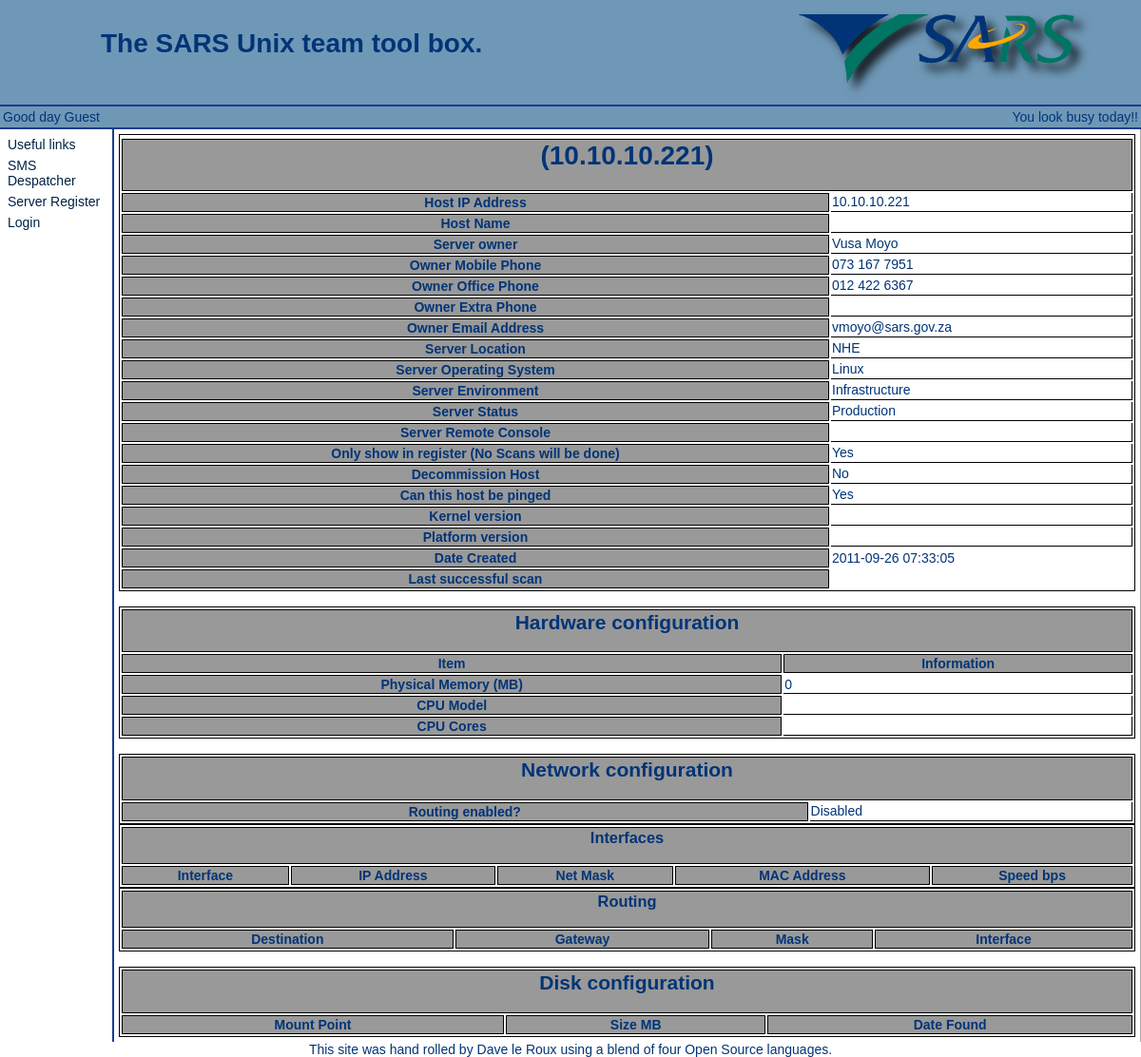
Screenshot of /index.php?option=edithost&hostid=294 with the database file from the repository.
### tables this page shows
CREATE TABLE `hosts` (
  `id` int(11) NOT NULL auto_increment,
  `IPAddress` varchar(15) default NULL,
  `HostName` varchar(25) default NULL,
  `SysOwner` int(11) default NULL,
  `SysLocation` int(11) default NULL,
  `OS` int(11) default NULL,
  `SysEnvironment` int(11) default NULL,
  `SysServices` varchar(40) default NULL,
  `SysBarcode` varchar(40) default NULL,
  `SysSNMP` varchar(40) default 'public',
  `SysRemConsole` varchar(40) default NULL,
  `SysNotes` blob,
  `SysVersion` varchar(100) default NULL,
  `Manufacturer` varchar(40) default NULL,
  `Model` varchar(30) default NULL,
  `SerialNumber` varchar(50) default NULL,
  `ChassisType` varchar(30) default NULL,
  `AssetTag` varchar(40) default NULL,
  `Height` varchar(40) default NULL,
  `BIOS` varchar(40) default NULL,
  `CPUModel` varchar(40) default NULL,
  `CPUPhys` varchar(40) default NULL,
  `CPUCores` varchar(40) default NULL,
  `Memory` varchar(40) default NULL,
  `DateCreated` datetime default NULL,
  `scan` varchar(10) default NULL,
  `Platform` varchar(20) default NULL,
  `DateScanned` datetime default NULL,
  `Router` tinyint(1) default '2',
  `Status` int(11) default NULL,
  `Decomm` tinyint(1) default '0',
  `Register` tinyint(1) default '0',
  `SNMPPort` int(5) default '161',
  `ping` tinyint(1) default '1',
  PRIMARY KEY  (`id`),
  UNIQUE KEY `id` (`id`)
);

CREATE TABLE `contacts` (
  `id` int(11) NOT NULL auto_increment,
  `FullName` varchar(60) default NULL,
  `OfficePhone` varchar(25) default NULL,
  `MobilePhone` varchar(25) default NULL,
  `ExtraPhone` varchar(25) default NULL,
  `Email` varchar(30) default NULL,
  `Department` varchar(30) default NULL,
  `Notes` blob,
  `DateCreated` datetime default NULL,
  PRIMARY KEY  (`id`),
  UNIQUE KEY `id` (`id`)
);

CREATE TABLE `locations` (
  `id` int(11) NOT NULL auto_increment,
  `LocName` varchar(30) default NULL,
  `Address1` varchar(40) default NULL,
  `Address2` varchar(40) default NULL,
  `Address3` varchar(40) default NULL,
  PRIMARY KEY  (`id`),
  UNIQUE KEY `id` (`id`)
);

CREATE TABLE `oses` (
  `id` int(11) NOT NULL auto_increment,
  `OSName` varchar(60) default 'Linux',
  PRIMARY KEY  (`id`),
  UNIQUE KEY `id` (`id`)
);

CREATE TABLE `environments` (
  `id` int(11) NOT NULL auto_increment,
  `EnvName` varchar(15) default NULL,
  `EnvDesc` blob,
  PRIMARY KEY  (`id`),
  UNIQUE KEY `id` (`id`)
);

CREATE TABLE `status` (
  `id` int(11) NOT NULL auto_increment,
  `FullName` varchar(60) default NULL,
  PRIMARY KEY  (`id`),
  UNIQUE KEY `id` (`id`)
);

### hosts.php (the view, shortened to what this page needs)
<?php
class hosts
{
	function EditHost( $HostID ) {
		if ( $HostID == 0 ) {
			$IPAddress = "";
			$ContactName = "";
			$LocID = 0;
			$OS = 0;
			$Environment = "";
			$Status = "";
			$RemCons = "";
			$SNMP = "public";
			$SNMPPort = 161;
			$Decomm = 0;
			$Register = 0;
			$Ping = 1;
			$DateCreated = date("Y-m-d H:i:s");
			echo "<center>\n<p>I hope the server you are adding is currently up, and SNMP is enabled, or I will have to become aggressive when the server checks happen.</p>\n<p> \"Gentlemen, failure is not an option!\"</p>\n<p>A little magic you may wish to know. I do not like duplicates. You give me something I already know, I will quietly just throw it away. Because I am polite.</p></center>\n";
		} else {
			$HostList = mysql_query( "select IPAddress,HostName,contacts.FullName,SysLocation,OS,SysEnvironment,status.FullName,SysRemConsole,SysSNMP,hosts.DateCreated,contacts.MobilePhone,contacts.OfficePhone,contacts.ExtraPhone,contacts.Email,locations.LocName,environments.EnvName,oses.OSName,Platform,SysVersion,DateScanned,Memory,Router,Decomm,Register,SNMPPort,CPUCores,CPUModel,ping from hosts,contacts,locations,environments,status,oses where hosts.id = $HostID and SysOwner=contacts.id and SysLocation=locations.id and SysEnvironment=environments.id and status=status.id and OS=oses.id" ) or die( mysql_error() );
			$HostRec = mysql_fetch_row( $HostList );
			$IPAddress = $HostRec[0];
			$HostName = $HostRec[1];
			$ContactName = $HostRec[2];
			$Status = $HostRec[6];
			$RemCons = $HostRec[7];
			$DateCreated = $HostRec[9];
			$ContactMobile = $HostRec[10];
			$ContactOffice = $HostRec[11];
			$ContactExtraPhone = $HostRec[12];
			$ContactEmail = $HostRec[13];
			$LocationName = $HostRec[14];
			$EnvName = $HostRec[15];
			$OSType = $HostRec[16];
			$Platform = $HostRec[17];
			$Version = $HostRec[18];
			$DateScan = $HostRec[19];
			$Memory = $HostRec[20];
			if ( $HostRec[21]==2 ) { $Routing = 'Disabled'; } else { $Routing = 'Enabled'; }
			$Decomm=$HostRec[22];
			$Register=$HostRec[23];
			$CPUCores=$HostRec[25];
			$CPUModel=$HostRec[26];
			$Ping=$HostRec[27];
		}
		if ( $HostID <> 0 ) {
			echo "<table class=hosts><tr>";
			echo "<tr><th class='hosts' colspan=2><h1>$HostName ($IPAddress)</h1></th></tr>";
			echo "<tr><th class='hosts'>Host IP Address</th><td class='hosts'>$IPAddress</td></tr>";
			echo "<tr><th class='hosts'>Host Name</th><td class='hosts'>$HostName</td></tr>";
			echo "<tr><th class='hosts'>Server owner</th><td class='hosts'>$ContactName</td></tr>";
			echo "<tr><th class='hosts'>Owner Mobile Phone</th><td class='hosts'>$ContactMobile</td></tr>";
			echo "<tr><th class='hosts'>Owner Office Phone</th><td class='hosts'>$ContactOffice</td></tr>";
			echo "<tr><th class='hosts'>Owner Extra Phone</th><td class='hosts'>$ContactExtraPhone</td></tr>";
			echo "<tr><th class='hosts'>Owner Email Address</th><td class='hosts'>$ContactEmail</td></tr>";
			echo "<tr><th class='hosts'>Server Location</th><td class='hosts'>$LocationName</td></tr>";
			echo "<tr><th class='hosts'>Server Operating System</th><td class='hosts'>$OSType</td></tr>";
			echo "<tr><th class='hosts'>Server Environment</th><td class='hosts'>$EnvName</td></tr>";
			echo "<tr><th class='hosts'>Server Status</th><td class='hosts'>$Status</td></tr>";
			echo "<tr><th class='hosts'>Server Remote Console</th><td class='hosts'><a href='$RemCons' target=_blank>$RemCons</a></td></tr>";
			echo "<tr><th class='hosts'>Only show in register (No Scans will be done)</th><td class='hosts'>".(($Register)?'Yes':'No')."</td></tr>\n";
			echo "<tr><th class='hosts'>Decommission Host</th><td class='hosts'>".(($Decomm)?'Yes':'No')."</td></tr>\n";
			echo "<tr><th class='hosts'>Can this host be pinged</th><td class='hosts'>".(($Ping)?'Yes':'No')."</td></tr>\n";
			echo "<tr><th class='hosts'>Kernel version</th><td class='hosts'>$Version</td></tr>";
			echo "<tr><th class='hosts'>Platform version</th><td class='hosts'>$Platform</td></tr>";
			echo "<tr><th class='hosts'>Date Created</th><td>$DateCreated</td></tr>";
			echo "<tr><th class='hosts'>Last successful scan</th><td>$DateScan</td></tr>";
			echo "</table><br>";
			echo "<table class=hosts>";
			echo "<tr><th class=hosts colspan=2><h2>Hardware configuration</h2></td></tr>";
			echo "<tr><th class=hosts>Item</th><th class=hosts>Information</th></tr>";
			echo "<tr><th class=hosts>Physical Memory (MB)</th><td class=hosts>".number_format($Memory)."</td></tr>";
			echo "<tr><th class=hosts>CPU Model</th><td class=hosts>$CPUModel</td></tr>";
			echo "<tr><th class=hosts>CPU Cores</th><td class=hosts>$CPUCores</td></tr>";
			echo "</table><br>";
			echo "<table class=hosts>";
			echo "<tr><th class=hosts colspan=2><h2>Network configuration</h2></td></tr>";
			echo "<tr><th class=hosts>Routing enabled?</td><td class=hosts>".$Routing."</td></tr>";
			echo "</table>";
			echo "<table class=hosts>";
			echo "<tr><th class=hosts colspan=5><h3>Interfaces</h3></th></tr>";
			echo "<tr><th class=hosts>Interface</th><th class=hosts>IP Address</th><th class=hosts>Net Mask</th><th class=hosts>MAC Address</th><th class=hosts>Speed bps</th></tr>";
			echo "</table>";
			echo "<table class=hosts>";
			echo "<tr><th class=hosts colspan=4><h3>Routing</h3></th></tr>";
			echo "<tr><th class=hosts>Destination</th><th class=hosts>Gateway</th><th class=hosts>Mask</th><th class=hosts>Interface</th></tr>";
			echo "</table><br>";
			echo "<table class=hosts>";
			echo "<tr><th class=hosts colspan=4><center><h2>Disk configuration</h2></center></td></tr>";
			echo "<tr><th class=hosts>Mount Point</th><th class=hosts>Size MB</th><th class=hosts>Date Found</th></tr>";
			echo "</table>";
		}
	}
}
?>

### styles/styles.css (style rules this page uses)
table.hosts { width: 100%; border-width: 1px; border-spacing: 2px; border-style: solid; border-color: #000000; }
td.hosts { border-bottom: 1px solid; border-right: 1px solid; border-color: #000000; }
th.hosts { border-width: 1px; border-spacing: 2px; border-style: solid; border-color: #000000; background: #999999; }
body, table, tr, td, p, li, ul { margin: 0px 0px 0px 0px; font-family: "Trebuchet MS",Trebuchet,Arial,Helvetica,sans-serif; color: #003477; font-size: 14px; background-repeat: repeat-y; }

### rows the page displays
hosts: IPAddress "10.10.10.221", contacts.FullName "Vusa Moyo", contacts.MobilePhone "073 167 7951", contacts.OfficePhone "012 422 6367", contacts.Email "vmoyo@sars.gov.za", locations.LocName "NHE", oses.OSName "Linux", environments.EnvName "Infrastructure", status.FullName "Production", DateCreated "2011-09-26 07:33:05", Router "Disabled"

### other values shown
$TitleString "The SARS Unix team tool box."
$_SESSION['userfullname'] "Guest"
$Memory "0"
